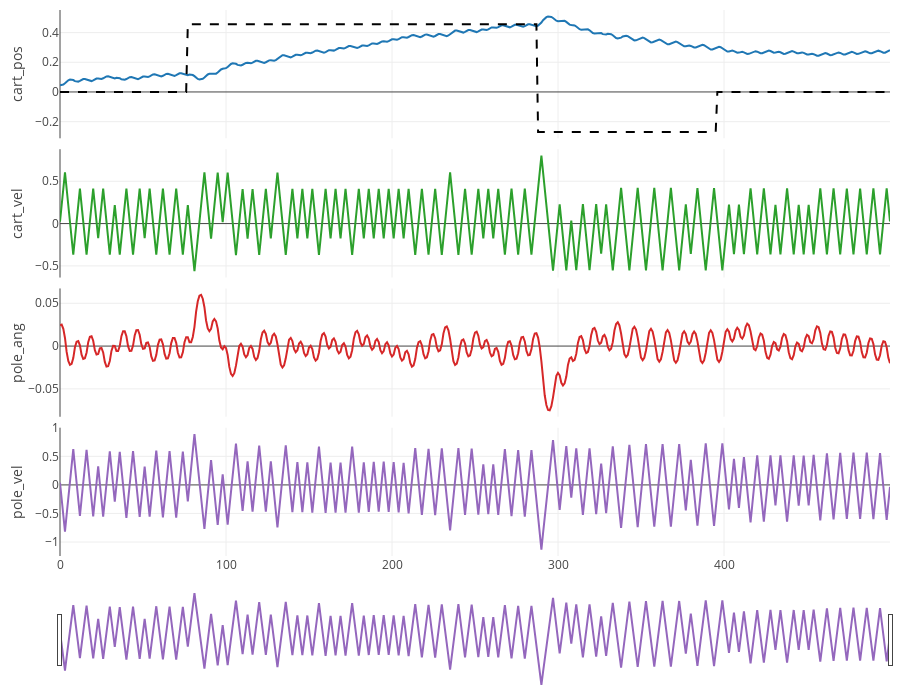

The notebook cell this image was saved under:
### Code cell
EP = 0

fig = cprender.lineplot(df, ep=EP)
fig.show()

### Figure 1 — Plotly figure (JSON) as saved in the notebook; plotly's stock layout.template omitted (floating-point values rounded to 4 significant figures; data arrays with more than 128 entries replaced by an {"elided": "..."} marker saying what was removed)
{"data": [{"mode": "lines", "name": "cart_pos", "showlegend": false, "type": "scatter", "x": {"elided": "501 int values"}, "xaxis": "x", "y": {"elided": "501 float values"}, "yaxis": "y"}, {"line": {"color": "black", "dash": "dash"}, "mode": "lines", "name": "cart_pos_setpoint", "showlegend": false, "type": "scatter", "x": {"elided": "501 int values"}, "xaxis": "x", "y": {"elided": "501 float values"}, "yaxis": "y"}, {"mode": "lines", "name": "cart_vel", "showlegend": false, "type": "scatter", "x": {"elided": "501 int values"}, "xaxis": "x2", "y": {"elided": "501 float values"}, "yaxis": "y2"}, {"mode": "lines", "name": "pole_ang", "showlegend": false, "type": "scatter", "x": {"elided": "501 int values"}, "xaxis": "x3", "y": {"elided": "501 float values"}, "yaxis": "y3"}, {"mode": "lines", "name": "pole_vel", "showlegend": false, "type": "scatter", "x": {"elided": "501 int values"}, "xaxis": "x4", "y": {"elided": "501 float values"}, "yaxis": "y4"}], "layout": {"height": 700, "hovermode": "x unified", "margin": {"b": 10, "l": 60, "r": 10, "t": 10}, "xaxis": {"anchor": "y", "domain": [0, 1], "matches": "x4", "showticklabels": false}, "xaxis2": {"anchor": "y2", "domain": [0, 1], "matches": "x4", "showticklabels": false}, "xaxis3": {"anchor": "y3", "domain": [0, 1], "matches": "x4", "showticklabels": false}, "xaxis4": {"anchor": "y4", "domain": [0, 1], "rangeslider": {"visible": true}}, "yaxis": {"anchor": "x", "domain": [0.765, 1.0], "title": {"text": "cart_pos"}}, "yaxis2": {"anchor": "x2", "domain": [0.51, 0.745], "title": {"text": "cart_vel"}}, "yaxis3": {"anchor": "x3", "domain": [0.255, 0.49], "title": {"text": "pole_ang"}}, "yaxis4": {"anchor": "x4", "domain": [0, 0.235], "title": {"text": "pole_vel"}}}}
